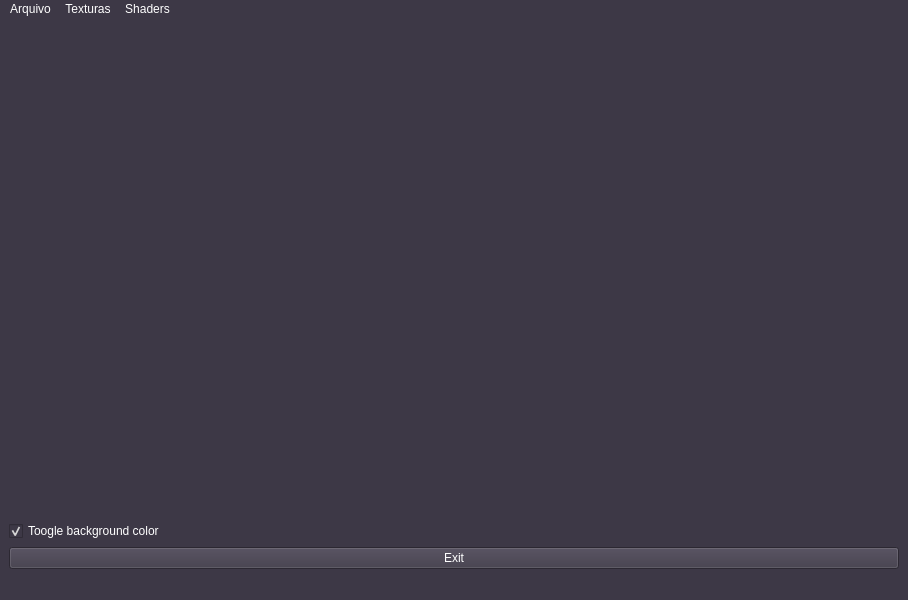
<?xml version="1.0" encoding="UTF-8"?>
<ui version="4.0">
 <class>MainWindow</class>
 <widget class="QMainWindow" name="MainWindow">
  <property name="geometry">
   <rect>
    <x>0</x>
    <y>0</y>
    <width>908</width>
    <height>600</height>
   </rect>
  </property>
  <property name="minimumSize">
   <size>
    <width>800</width>
    <height>600</height>
   </size>
  </property>
  <property name="windowTitle">
   <string>MainWindow</string>
  </property>
  <property name="styleSheet">
   <string notr="true">background-color: rgb(61, 56, 70);
color: rgb(255, 255, 255);</string>
  </property>
  <widget class="QWidget" name="centralwidget">
   <layout class="QVBoxLayout" name="verticalLayout">
    <item>
     <widget class="GLWidget" name="widget" native="true">
      <property name="enabled">
       <bool>true</bool>
      </property>
     </widget>
    </item>
    <item>
     <widget class="QCheckBox" name="checkBox">
      <property name="text">
       <string>Toogle background color</string>
      </property>
      <property name="checked">
       <bool>true</bool>
      </property>
     </widget>
    </item>
    <item>
     <widget class="QPushButton" name="pushButton">
      <property name="text">
       <string>Exit</string>
      </property>
     </widget>
    </item>
   </layout>
  </widget>
  <widget class="QMenuBar" name="menubar">
   <property name="geometry">
    <rect>
     <x>0</x>
     <y>0</y>
     <width>908</width>
     <height>24</height>
    </rect>
   </property>
   <widget class="QMenu" name="menuArquivo">
    <property name="title">
     <string>Arquivo</string>
    </property>
    <addaction name="actionAbrir"/>
   </widget>
   <widget class="QMenu" name="menuTexturas">
    <property name="title">
     <string>Texturas</string>
    </property>
    <addaction name="actionPredefinida_1"/>
   </widget>
   <widget class="QMenu" name="menuShaders">
    <property name="title">
     <string>Shaders</string>
    </property>
    <addaction name="actionGurro"/>
    <addaction name="actionFong"/>
    <addaction name="actionFong_com_Normal"/>
   </widget>
   <addaction name="menuArquivo"/>
   <addaction name="menuTexturas"/>
   <addaction name="menuShaders"/>
  </widget>
  <widget class="QStatusBar" name="statusbar"/>
  <action name="actionAbrir">
   <property name="text">
    <string>Abrir</string>
   </property>
  </action>
  <action name="actionPredefinida_1">
   <property name="text">
    <string>Predefinida 1</string>
   </property>
  </action>
  <action name="actionGurro">
   <property name="text">
    <string>Gurro (Default)</string>
   </property>
   <property name="toolTip">
    <string>Gurro (Default)</string>
   </property>
  </action>
  <action name="actionFong">
   <property name="text">
    <string>Fong</string>
   </property>
  </action>
  <action name="actionFong_com_Normal">
   <property name="text">
    <string>Normal Textura</string>
   </property>
   <property name="toolTip">
    <string>Phong Normal</string>
   </property>
  </action>
 </widget>
 <customwidgets>
  <customwidget>
   <class>GLWidget</class>
   <extends>QWidget</extends>
   <header>glwidget.h</header>
   <container>1</container>
   <slots>
    <slot>toggleBackgroundColor(bool)</slot>
    <slot>showFileOpenDialog()</slot>
    <slot>loadGouraud()</slot>
    <slot>loadPhongCommon()</slot>
    <slot>loadPhongTexture()</slot>
    <slot>loadPhongNormal()</slot>
    <slot>gurro()</slot>
    <slot>fong()</slot>
    <slot>textura()</slot>
    <slot>normal()</slot>
   </slots>
  </customwidget>
 </customwidgets>
 <resources/>
 <connections>
  <connection>
   <sender>pushButton</sender>
   <signal>clicked()</signal>
   <receiver>MainWindow</receiver>
   <slot>close()</slot>
   <hints>
    <hint type="sourcelabel">
     <x>369</x>
     <y>579</y>
    </hint>
    <hint type="destinationlabel">
     <x>399</x>
     <y>299</y>
    </hint>
   </hints>
  </connection>
  <connection>
   <sender>checkBox</sender>
   <signal>toggled(bool)</signal>
   <receiver>widget</receiver>
   <slot>toggleBackgroundColor(bool)</slot>
   <hints>
    <hint type="sourcelabel">
     <x>193</x>
     <y>550</y>
    </hint>
    <hint type="destinationlabel">
     <x>184</x>
     <y>148</y>
    </hint>
   </hints>
  </connection>
  <connection>
   <sender>actionAbrir</sender>
   <signal>triggered()</signal>
   <receiver>widget</receiver>
   <slot>showFileOpenDialog()</slot>
   <hints>
    <hint type="sourcelabel">
     <x>-1</x>
     <y>-1</y>
    </hint>
    <hint type="destinationlabel">
     <x>184</x>
     <y>148</y>
    </hint>
   </hints>
  </connection>
  <connection>
   <sender>actionFong</sender>
   <signal>triggered()</signal>
   <receiver>widget</receiver>
   <slot>fong()</slot>
   <hints>
    <hint type="sourcelabel">
     <x>-1</x>
     <y>-1</y>
    </hint>
    <hint type="destinationlabel">
     <x>453</x>
     <y>279</y>
    </hint>
   </hints>
  </connection>
  <connection>
   <sender>actionGurro</sender>
   <signal>triggered()</signal>
   <receiver>widget</receiver>
   <slot>gurro()</slot>
   <hints>
    <hint type="sourcelabel">
     <x>-1</x>
     <y>-1</y>
    </hint>
    <hint type="destinationlabel">
     <x>453</x>
     <y>279</y>
    </hint>
   </hints>
  </connection>
  <connection>
   <sender>actionFong_com_Normal</sender>
   <signal>triggered()</signal>
   <receiver>widget</receiver>
   <slot>normal()</slot>
   <hints>
    <hint type="sourcelabel">
     <x>-1</x>
     <y>-1</y>
    </hint>
    <hint type="destinationlabel">
     <x>453</x>
     <y>279</y>
    </hint>
   </hints>
  </connection>
  <connection>
   <sender>actionPredefinida_1</sender>
   <signal>triggered()</signal>
   <receiver>widget</receiver>
   <slot>textura()</slot>
   <hints>
    <hint type="sourcelabel">
     <x>-1</x>
     <y>-1</y>
    </hint>
    <hint type="destinationlabel">
     <x>453</x>
     <y>279</y>
    </hint>
   </hints>
  </connection>
 </connections>
</ui>
